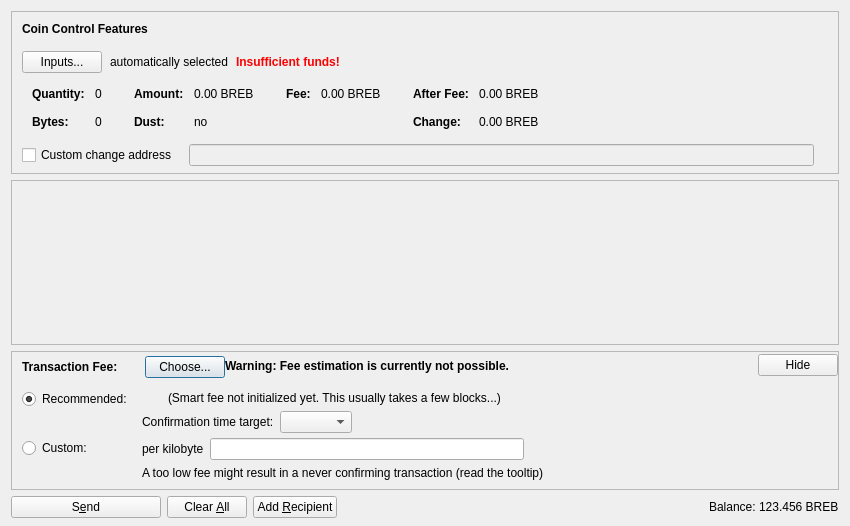
<?xml version="1.0" encoding="UTF-8"?>
<ui version="4.0">
 <class>SendCoinsDialog</class>
 <widget class="QDialog" name="SendCoinsDialog">
  <property name="geometry">
   <rect>
    <x>0</x>
    <y>0</y>
    <width>850</width>
    <height>526</height>
   </rect>
  </property>
  <property name="windowTitle">
   <string>Send Coins</string>
  </property>
  <layout class="QVBoxLayout" name="verticalLayout" stretch="0,1,0,0">
   <property name="bottomMargin">
    <number>8</number>
   </property>
   <item>
    <widget class="QFrame" name="frameCoinControl">
     <property name="sizePolicy">
      <sizepolicy hsizetype="Expanding" vsizetype="Expanding">
       <horstretch>0</horstretch>
       <verstretch>0</verstretch>
      </sizepolicy>
     </property>
     <property name="maximumSize">
      <size>
       <width>16777215</width>
       <height>16777215</height>
      </size>
     </property>
     <property name="frameShape">
      <enum>QFrame::StyledPanel</enum>
     </property>
     <property name="frameShadow">
      <enum>QFrame::Sunken</enum>
     </property>
     <layout class="QVBoxLayout" name="verticalLayoutCoinControl2">
      <property name="spacing">
       <number>0</number>
      </property>
      <property name="leftMargin">
       <number>0</number>
      </property>
      <property name="topMargin">
       <number>0</number>
      </property>
      <property name="rightMargin">
       <number>0</number>
      </property>
      <property name="bottomMargin">
       <number>6</number>
      </property>
      <item>
       <layout class="QVBoxLayout" name="verticalLayoutCoinControl" stretch="0,0,0,0,1">
        <property name="spacing">
         <number>0</number>
        </property>
        <property name="leftMargin">
         <number>10</number>
        </property>
        <property name="topMargin">
         <number>10</number>
        </property>
        <item>
         <layout class="QHBoxLayout" name="horizontalLayoutCoinControl1">
          <property name="bottomMargin">
           <number>15</number>
          </property>
          <item>
           <widget class="QLabel" name="labelCoinControlFeatures">
            <property name="sizePolicy">
             <sizepolicy hsizetype="Preferred" vsizetype="Maximum">
              <horstretch>0</horstretch>
              <verstretch>0</verstretch>
             </sizepolicy>
            </property>
            <property name="font">
             <font>
              <weight>75</weight>
              <bold>true</bold>
             </font>
            </property>
            <property name="styleSheet">
             <string notr="true">font-weight:bold;</string>
            </property>
            <property name="text">
             <string>Coin Control Features</string>
            </property>
           </widget>
          </item>
         </layout>
        </item>
        <item>
         <layout class="QHBoxLayout" name="horizontalLayoutCoinControl2" stretch="0,0,0,0">
          <property name="spacing">
           <number>8</number>
          </property>
          <property name="bottomMargin">
           <number>10</number>
          </property>
          <item>
           <widget class="QPushButton" name="pushButtonCoinControl">
            <property name="styleSheet">
             <string notr="true"/>
            </property>
            <property name="text">
             <string>Inputs...</string>
            </property>
            <property name="autoDefault">
             <bool>false</bool>
            </property>
           </widget>
          </item>
          <item>
           <widget class="QLabel" name="labelCoinControlAutomaticallySelected">
            <property name="text">
             <string>automatically selected</string>
            </property>
            <property name="margin">
             <number>5</number>
            </property>
           </widget>
          </item>
          <item>
           <widget class="QLabel" name="labelCoinControlInsuffFunds">
            <property name="font">
             <font>
              <weight>75</weight>
              <bold>true</bold>
             </font>
            </property>
            <property name="styleSheet">
             <string notr="true">color:red;font-weight:bold;</string>
            </property>
            <property name="text">
             <string>Insufficient funds!</string>
            </property>
            <property name="margin">
             <number>5</number>
            </property>
           </widget>
          </item>
          <item>
           <spacer name="horizontalSpacerCoinControl">
            <property name="orientation">
             <enum>Qt::Horizontal</enum>
            </property>
            <property name="sizeHint" stdset="0">
             <size>
              <width>40</width>
              <height>1</height>
             </size>
            </property>
           </spacer>
          </item>
         </layout>
        </item>
        <item>
         <widget class="QWidget" name="widgetCoinControl" native="true">
          <property name="sizePolicy">
           <sizepolicy hsizetype="Preferred" vsizetype="Preferred">
            <horstretch>0</horstretch>
            <verstretch>0</verstretch>
           </sizepolicy>
          </property>
          <property name="minimumSize">
           <size>
            <width>0</width>
            <height>0</height>
           </size>
          </property>
          <property name="styleSheet">
           <string notr="true"/>
          </property>
          <layout class="QHBoxLayout" name="horizontalLayoutCoinControl5">
           <property name="leftMargin">
            <number>0</number>
           </property>
           <property name="topMargin">
            <number>0</number>
           </property>
           <property name="rightMargin">
            <number>0</number>
           </property>
           <property name="bottomMargin">
            <number>0</number>
           </property>
           <item>
            <layout class="QHBoxLayout" name="horizontalLayoutCoinControl3" stretch="0,0,0,1">
             <property name="spacing">
              <number>20</number>
             </property>
             <property name="topMargin">
              <number>0</number>
             </property>
             <property name="bottomMargin">
              <number>10</number>
             </property>
             <item>
              <layout class="QFormLayout" name="formLayoutCoinControl1">
               <property name="horizontalSpacing">
                <number>10</number>
               </property>
               <property name="verticalSpacing">
                <number>14</number>
               </property>
               <property name="leftMargin">
                <number>10</number>
               </property>
               <property name="topMargin">
                <number>4</number>
               </property>
               <property name="rightMargin">
                <number>6</number>
               </property>
               <item row="0" column="0">
                <widget class="QLabel" name="labelCoinControlQuantityText">
                 <property name="font">
                  <font>
                   <weight>75</weight>
                   <bold>true</bold>
                  </font>
                 </property>
                 <property name="text">
                  <string>Quantity:</string>
                 </property>
                 <property name="margin">
                  <number>0</number>
                 </property>
                </widget>
               </item>
               <item row="0" column="1">
                <widget class="QLabel" name="labelCoinControlQuantity">
                 <property name="cursor">
                  <cursorShape>IBeamCursor</cursorShape>
                 </property>
                 <property name="contextMenuPolicy">
                  <enum>Qt::ActionsContextMenu</enum>
                 </property>
                 <property name="text">
                  <string notr="true">0</string>
                 </property>
                 <property name="margin">
                  <number>0</number>
                 </property>
                 <property name="textInteractionFlags">
                  <set>Qt::LinksAccessibleByMouse|Qt::TextSelectableByKeyboard|Qt::TextSelectableByMouse</set>
                 </property>
                </widget>
               </item>
               <item row="1" column="0">
                <widget class="QLabel" name="labelCoinControlBytesText">
                 <property name="font">
                  <font>
                   <weight>75</weight>
                   <bold>true</bold>
                  </font>
                 </property>
                 <property name="text">
                  <string>Bytes:</string>
                 </property>
                </widget>
               </item>
               <item row="1" column="1">
                <widget class="QLabel" name="labelCoinControlBytes">
                 <property name="cursor">
                  <cursorShape>IBeamCursor</cursorShape>
                 </property>
                 <property name="contextMenuPolicy">
                  <enum>Qt::ActionsContextMenu</enum>
                 </property>
                 <property name="text">
                  <string notr="true">0</string>
                 </property>
                 <property name="textInteractionFlags">
                  <set>Qt::LinksAccessibleByMouse|Qt::TextSelectableByKeyboard|Qt::TextSelectableByMouse</set>
                 </property>
                </widget>
               </item>
              </layout>
             </item>
             <item>
              <layout class="QFormLayout" name="formLayoutCoinControl2">
               <property name="horizontalSpacing">
                <number>10</number>
               </property>
               <property name="verticalSpacing">
                <number>14</number>
               </property>
               <property name="leftMargin">
                <number>6</number>
               </property>
               <property name="topMargin">
                <number>4</number>
               </property>
               <property name="rightMargin">
                <number>6</number>
               </property>
               <item row="0" column="0">
                <widget class="QLabel" name="labelCoinControlAmountText">
                 <property name="font">
                  <font>
                   <weight>75</weight>
                   <bold>true</bold>
                  </font>
                 </property>
                 <property name="text">
                  <string>Amount:</string>
                 </property>
                 <property name="margin">
                  <number>0</number>
                 </property>
                </widget>
               </item>
               <item row="0" column="1">
                <widget class="QLabel" name="labelCoinControlAmount">
                 <property name="cursor">
                  <cursorShape>IBeamCursor</cursorShape>
                 </property>
                 <property name="contextMenuPolicy">
                  <enum>Qt::ActionsContextMenu</enum>
                 </property>
                 <property name="text">
                  <string notr="true">0.00 BREB</string>
                 </property>
                 <property name="textInteractionFlags">
                  <set>Qt::LinksAccessibleByMouse|Qt::TextSelectableByKeyboard|Qt::TextSelectableByMouse</set>
                 </property>
                </widget>
               </item>
               <item row="1" column="0">
                <widget class="QLabel" name="labelCoinControlLowOutputText">
                 <property name="font">
                  <font>
                   <weight>75</weight>
                   <bold>true</bold>
                  </font>
                 </property>
                 <property name="text">
                  <string>Dust:</string>
                 </property>
                </widget>
               </item>
               <item row="1" column="1">
                <widget class="QLabel" name="labelCoinControlLowOutput">
                 <property name="cursor">
                  <cursorShape>IBeamCursor</cursorShape>
                 </property>
                 <property name="contextMenuPolicy">
                  <enum>Qt::ActionsContextMenu</enum>
                 </property>
                 <property name="text">
                  <string notr="true">no</string>
                 </property>
                 <property name="textInteractionFlags">
                  <set>Qt::LinksAccessibleByMouse|Qt::TextSelectableByKeyboard|Qt::TextSelectableByMouse</set>
                 </property>
                </widget>
               </item>
              </layout>
             </item>
             <item>
              <layout class="QFormLayout" name="formLayoutCoinControl3">
               <property name="horizontalSpacing">
                <number>10</number>
               </property>
               <property name="verticalSpacing">
                <number>14</number>
               </property>
               <property name="leftMargin">
                <number>6</number>
               </property>
               <property name="topMargin">
                <number>4</number>
               </property>
               <property name="rightMargin">
                <number>6</number>
               </property>
               <item row="0" column="0">
                <widget class="QLabel" name="labelCoinControlFeeText">
                 <property name="font">
                  <font>
                   <weight>75</weight>
                   <bold>true</bold>
                  </font>
                 </property>
                 <property name="text">
                  <string>Fee:</string>
                 </property>
                 <property name="margin">
                  <number>0</number>
                 </property>
                </widget>
               </item>
               <item row="0" column="1">
                <widget class="QLabel" name="labelCoinControlFee">
                 <property name="cursor">
                  <cursorShape>IBeamCursor</cursorShape>
                 </property>
                 <property name="contextMenuPolicy">
                  <enum>Qt::ActionsContextMenu</enum>
                 </property>
                 <property name="text">
                  <string notr="true">0.00 BREB</string>
                 </property>
                 <property name="textInteractionFlags">
                  <set>Qt::LinksAccessibleByMouse|Qt::TextSelectableByKeyboard|Qt::TextSelectableByMouse</set>
                 </property>
                </widget>
               </item>
              </layout>
             </item>
             <item>
              <layout class="QFormLayout" name="formLayoutCoinControl4">
               <property name="horizontalSpacing">
                <number>10</number>
               </property>
               <property name="verticalSpacing">
                <number>14</number>
               </property>
               <property name="leftMargin">
                <number>6</number>
               </property>
               <property name="topMargin">
                <number>4</number>
               </property>
               <property name="rightMargin">
                <number>6</number>
               </property>
               <item row="0" column="0">
                <widget class="QLabel" name="labelCoinControlAfterFeeText">
                 <property name="font">
                  <font>
                   <weight>75</weight>
                   <bold>true</bold>
                  </font>
                 </property>
                 <property name="text">
                  <string>After Fee:</string>
                 </property>
                 <property name="margin">
                  <number>0</number>
                 </property>
                </widget>
               </item>
               <item row="0" column="1">
                <widget class="QLabel" name="labelCoinControlAfterFee">
                 <property name="cursor">
                  <cursorShape>IBeamCursor</cursorShape>
                 </property>
                 <property name="contextMenuPolicy">
                  <enum>Qt::ActionsContextMenu</enum>
                 </property>
                 <property name="text">
                  <string notr="true">0.00 BREB</string>
                 </property>
                 <property name="textInteractionFlags">
                  <set>Qt::LinksAccessibleByMouse|Qt::TextSelectableByKeyboard|Qt::TextSelectableByMouse</set>
                 </property>
                </widget>
               </item>
               <item row="1" column="0">
                <widget class="QLabel" name="labelCoinControlChangeText">
                 <property name="font">
                  <font>
                   <weight>75</weight>
                   <bold>true</bold>
                  </font>
                 </property>
                 <property name="text">
                  <string>Change:</string>
                 </property>
                </widget>
               </item>
               <item row="1" column="1">
                <widget class="QLabel" name="labelCoinControlChange">
                 <property name="cursor">
                  <cursorShape>IBeamCursor</cursorShape>
                 </property>
                 <property name="contextMenuPolicy">
                  <enum>Qt::ActionsContextMenu</enum>
                 </property>
                 <property name="text">
                  <string notr="true">0.00 BREB</string>
                 </property>
                 <property name="textInteractionFlags">
                  <set>Qt::LinksAccessibleByMouse|Qt::TextSelectableByKeyboard|Qt::TextSelectableByMouse</set>
                 </property>
                </widget>
               </item>
              </layout>
             </item>
            </layout>
           </item>
          </layout>
         </widget>
        </item>
        <item>
         <layout class="QHBoxLayout" name="horizontalLayoutCoinControl4" stretch="0,0,0">
          <property name="spacing">
           <number>12</number>
          </property>
          <property name="sizeConstraint">
           <enum>QLayout::SetDefaultConstraint</enum>
          </property>
          <property name="topMargin">
           <number>5</number>
          </property>
          <property name="rightMargin">
           <number>5</number>
          </property>
          <item>
           <widget class="QCheckBox" name="checkBoxCoinControlChange">
            <property name="toolTip">
             <string>If this is activated, but the change address is empty or invalid, change will be sent to a newly generated address.</string>
            </property>
            <property name="text">
             <string>Custom change address</string>
            </property>
           </widget>
          </item>
          <item>
           <widget class="QValidatedLineEdit" name="lineEditCoinControlChange">
            <property name="enabled">
             <bool>false</bool>
            </property>
            <property name="sizePolicy">
             <sizepolicy hsizetype="Expanding" vsizetype="Fixed">
              <horstretch>0</horstretch>
              <verstretch>0</verstretch>
             </sizepolicy>
            </property>
           </widget>
          </item>
          <item>
           <widget class="QLabel" name="labelCoinControlChangeLabel">
            <property name="sizePolicy">
             <sizepolicy hsizetype="Preferred" vsizetype="Expanding">
              <horstretch>0</horstretch>
              <verstretch>0</verstretch>
             </sizepolicy>
            </property>
            <property name="minimumSize">
             <size>
              <width>0</width>
              <height>0</height>
             </size>
            </property>
            <property name="text">
             <string/>
            </property>
            <property name="margin">
             <number>3</number>
            </property>
           </widget>
          </item>
         </layout>
        </item>
        <item>
         <spacer name="verticalSpacerCoinControl">
          <property name="orientation">
           <enum>Qt::Vertical</enum>
          </property>
          <property name="sizeHint" stdset="0">
           <size>
            <width>800</width>
            <height>1</height>
           </size>
          </property>
         </spacer>
        </item>
       </layout>
      </item>
     </layout>
    </widget>
   </item>
   <item>
    <widget class="QScrollArea" name="scrollArea">
     <property name="widgetResizable">
      <bool>true</bool>
     </property>
     <widget class="QWidget" name="scrollAreaWidgetContents">
      <property name="geometry">
       <rect>
        <x>0</x>
        <y>0</y>
        <width>830</width>
        <height>104</height>
       </rect>
      </property>
      <layout class="QVBoxLayout" name="verticalLayout_2" stretch="0,1">
       <property name="leftMargin">
        <number>0</number>
       </property>
       <property name="topMargin">
        <number>0</number>
       </property>
       <property name="rightMargin">
        <number>0</number>
       </property>
       <property name="bottomMargin">
        <number>0</number>
       </property>
       <item>
        <layout class="QVBoxLayout" name="entries">
         <property name="spacing">
          <number>6</number>
         </property>
        </layout>
       </item>
       <item>
        <spacer name="verticalSpacer">
         <property name="orientation">
          <enum>Qt::Vertical</enum>
         </property>
         <property name="sizeHint" stdset="0">
          <size>
           <width>20</width>
           <height>40</height>
          </size>
         </property>
        </spacer>
       </item>
      </layout>
     </widget>
    </widget>
   </item>
   <item>
    <widget class="QFrame" name="frameFee">
     <property name="sizePolicy">
      <sizepolicy hsizetype="Expanding" vsizetype="Expanding">
       <horstretch>0</horstretch>
       <verstretch>0</verstretch>
      </sizepolicy>
     </property>
     <property name="maximumSize">
      <size>
       <width>16777215</width>
       <height>16777215</height>
      </size>
     </property>
     <property name="frameShape">
      <enum>QFrame::StyledPanel</enum>
     </property>
     <property name="frameShadow">
      <enum>QFrame::Sunken</enum>
     </property>
     <layout class="QVBoxLayout" name="verticalLayoutFee1">
      <property name="spacing">
       <number>0</number>
      </property>
      <property name="leftMargin">
       <number>0</number>
      </property>
      <property name="topMargin">
       <number>0</number>
      </property>
      <property name="rightMargin">
       <number>0</number>
      </property>
      <property name="bottomMargin">
       <number>0</number>
      </property>
      <item>
       <layout class="QVBoxLayout" name="verticalLayoutFee2" stretch="0,0,0">
        <property name="spacing">
         <number>0</number>
        </property>
        <property name="leftMargin">
         <number>10</number>
        </property>
        <property name="topMargin">
         <number>0</number>
        </property>
        <item>
         <layout class="QHBoxLayout" name="horizontalLayoutFee1">
          <property name="bottomMargin">
           <number>0</number>
          </property>
          <item>
           <layout class="QVBoxLayout" name="verticalLayoutFee7">
            <property name="spacing">
             <number>0</number>
            </property>
            <item>
             <spacer name="verticalSpacerSmartFee">
              <property name="orientation">
               <enum>Qt::Vertical</enum>
              </property>
              <property name="sizeType">
               <enum>QSizePolicy::Fixed</enum>
              </property>
              <property name="sizeHint" stdset="0">
               <size>
                <width>1</width>
                <height>4</height>
               </size>
              </property>
             </spacer>
            </item>
            <item>
             <layout class="QHBoxLayout" name="horizontalLayoutSmartFee">
              <property name="spacing">
               <number>10</number>
              </property>
              <item>
               <widget class="QLabel" name="labelFeeHeadline">
                <property name="sizePolicy">
                 <sizepolicy hsizetype="Preferred" vsizetype="Maximum">
                  <horstretch>0</horstretch>
                  <verstretch>0</verstretch>
                 </sizepolicy>
                </property>
                <property name="font">
                 <font>
                  <weight>75</weight>
                  <bold>true</bold>
                 </font>
                </property>
                <property name="styleSheet">
                 <string notr="true">font-weight:bold;</string>
                </property>
                <property name="text">
                 <string>Transaction Fee:</string>
                </property>
               </widget>
              </item>
              <item>
               <widget class="QLabel" name="labelFeeMinimized">
                <property name="text">
                 <string/>
                </property>
               </widget>
              </item>
              <item>
               <widget class="QPushButton" name="buttonChooseFee">
                <property name="text">
                 <string>Choose...</string>
                </property>
               </widget>
              </item>
             </layout>
            </item>
            <item>
             <spacer name="verticalSpacer_5">
              <property name="orientation">
               <enum>Qt::Vertical</enum>
              </property>
              <property name="sizeHint" stdset="0">
               <size>
                <width>1</width>
                <height>1</height>
               </size>
              </property>
             </spacer>
            </item>
           </layout>
          </item>
          <item>
           <widget class="QLabel" name="fallbackFeeWarningLabel">
            <property name="toolTip">
             <string>Using the fallbackfee can result in sending a transaction that will take several hours or days (or never) to confirm. Consider choosing your fee manually or wait until you have validated the complete chain.</string>
            </property>
            <property name="font">
            <font>
                <weight>75</weight>
                <bold>true</bold>
            </font>
            </property>
            <property name="text">
             <string>Warning: Fee estimation is currently not possible.</string>
            </property>
            <property name="wordWrap">
             <bool>false</bool>
            </property>
           </widget>
          </item>
          <item>
           <spacer name="horizontalSpacer_4">
            <property name="orientation">
             <enum>Qt::Horizontal</enum>
            </property>
            <property name="sizeType">
             <enum>QSizePolicy::MinimumExpanding</enum>
            </property>
            <property name="sizeHint" stdset="0">
             <size>
              <width>40</width>
              <height>20</height>
             </size>
            </property>
           </spacer>
          </item>
          <item>
           <widget class="QPushButton" name="buttonMinimizeFee">
            <property name="toolTip">
             <string>collapse fee-settings</string>
            </property>
            <property name="text">
             <string>Hide</string>
            </property>
           </widget>
          </item>
         </layout>
        </item>
        <item>
         <widget class="QFrame" name="frameFeeSelection">
          <layout class="QVBoxLayout" name="verticalLayoutFee12">
           <property name="spacing">
            <number>0</number>
           </property>
           <property name="leftMargin">
            <number>0</number>
           </property>
           <property name="topMargin">
            <number>0</number>
           </property>
           <property name="rightMargin">
            <number>0</number>
           </property>
           <property name="bottomMargin">
            <number>0</number>
           </property>
           <item>
            <layout class="QGridLayout" name="gridLayoutFee">
             <property name="topMargin">
              <number>10</number>
             </property>
             <property name="bottomMargin">
              <number>4</number>
             </property>
             <property name="horizontalSpacing">
              <number>10</number>
             </property>
             <property name="verticalSpacing">
              <number>4</number>
             </property>
             <item row="1" column="1">
              <layout class="QVBoxLayout" name="verticalLayoutFee8">
               <property name="spacing">
                <number>6</number>
               </property>
               <item>
                <layout class="QHBoxLayout" name="horizontalLayoutFee13">
                 <item>
                  <widget class="QLabel" name="labelCustomPerKilobyte">
                   <property name="toolTip">
                    <string>Specify a custom fee per kB (1,000 bytes) of the transaction's virtual size.

Note:  Since the fee is calculated on a per-byte basis, a fee of "100 satoshis per kB" for a transaction size of 500 bytes (half of 1 kB) would ultimately yield a fee of only 50 satoshis.</string>
                   </property>
                   <property name="text">
                    <string>per kilobyte</string>
                   </property>
                  </widget>
                 </item>
                 <item>
                  <widget class="BitcoinAmountField" name="customFee"/>
                 </item>
                 <item>
                  <spacer name="horizontalSpacer_6">
                   <property name="orientation">
                    <enum>Qt::Horizontal</enum>
                   </property>
                   <property name="sizeHint" stdset="0">
                    <size>
                     <width>1</width>
                     <height>1</height>
                    </size>
                   </property>
                  </spacer>
                 </item>
                </layout>
               </item>
               <item>
                <layout class="QHBoxLayout" name="horizontalLayoutFee8">
                 <item>
                  <widget class="QLabel" name="labelCustomFeeWarning">
                   <property name="enabled">
                    <bool>true</bool>
                   </property>
                   <property name="toolTip">
                    <string>When there is less transaction volume than space in the blocks, miners as well as relaying nodes may enforce a minimum fee. Paying only this minimum fee is just fine, but be aware that this can result in a never confirming transaction once there is more demand for brebcoin transactions than the network can process.</string>
                   </property>
                   <property name="text">
                    <string>A too low fee might result in a never confirming transaction (read the tooltip)</string>
                   </property>
                  </widget>
                 </item>
                 <item>
                  <spacer name="horizontalSpacer_2">
                   <property name="orientation">
                    <enum>Qt::Horizontal</enum>
                   </property>
                   <property name="sizeHint" stdset="0">
                    <size>
                     <width>1</width>
                     <height>1</height>
                    </size>
                   </property>
                  </spacer>
                 </item>
                </layout>
               </item>
              </layout>
             </item>
             <item row="0" column="0">
              <layout class="QVBoxLayout" name="verticalLayoutFee4" stretch="0,1">
               <item>
                <widget class="QRadioButton" name="radioSmartFee">
                 <property name="text">
                  <string>Recommended:</string>
                 </property>
                 <property name="checked">
                  <bool>true</bool>
                 </property>
                 <attribute name="buttonGroup">
                  <string notr="true">groupFee</string>
                 </attribute>
                </widget>
               </item>
               <item>
                <spacer name="verticalSpacer_2">
                 <property name="orientation">
                  <enum>Qt::Vertical</enum>
                 </property>
                 <property name="sizeHint" stdset="0">
                  <size>
                   <width>1</width>
                   <height>1</height>
                  </size>
                 </property>
                </spacer>
               </item>
              </layout>
             </item>
             <item row="1" column="0">
              <layout class="QVBoxLayout" name="verticalLayoutFee9" stretch="0,1">
               <item>
                <widget class="QRadioButton" name="radioCustomFee">
                 <property name="text">
                  <string>Custom:</string>
                 </property>
                 <attribute name="buttonGroup">
                  <string notr="true">groupFee</string>
                 </attribute>
                </widget>
               </item>
               <item>
                <spacer name="verticalSpacer_6">
                 <property name="orientation">
                  <enum>Qt::Vertical</enum>
                 </property>
                 <property name="sizeHint" stdset="0">
                  <size>
                   <width>1</width>
                   <height>1</height>
                  </size>
                 </property>
                </spacer>
               </item>
              </layout>
             </item>
             <item row="0" column="1">
              <layout class="QVBoxLayout" name="verticalLayoutFee3" stretch="0,0,1">
               <property name="spacing">
                <number>6</number>
               </property>
               <property name="topMargin">
                <number>2</number>
               </property>
               <item>
                <layout class="QHBoxLayout" name="horizontalLayoutFee12">
                 <item>
                  <widget class="QLabel" name="labelSmartFee">
                   <property name="text">
                    <string/>
                   </property>
                  </widget>
                 </item>
                 <item>
                  <widget class="QLabel" name="labelFeeEstimation">
                   <property name="text">
                    <string/>
                   </property>
                  </widget>
                 </item>
                 <item>
                  <widget class="QLabel" name="labelSmartFee2">
                   <property name="text">
                    <string>(Smart fee not initialized yet. This usually takes a few blocks...)</string>
                   </property>
                  </widget>
                 </item>
                 <item>
                  <spacer name="horizontalSpacer_5">
                   <property name="orientation">
                    <enum>Qt::Horizontal</enum>
                   </property>
                   <property name="sizeHint" stdset="0">
                    <size>
                     <width>1</width>
                     <height>1</height>
                    </size>
                   </property>
                  </spacer>
                 </item>
                </layout>
               </item>
               <item>
                <layout class="QHBoxLayout" name="horizontalLayoutFee9">
                 <item>
                  <layout class="QVBoxLayout" name="verticalLayoutFee6">
                   <item>
                    <widget class="QLabel" name="labelSmartFee3">
                     <property name="text">
                      <string>Confirmation time target:</string>
                     </property>
                    </widget>
                   </item>
                  </layout>
                 </item>
                 <item>
                  <layout class="QVBoxLayout" name="verticalLayoutFee5">
                   <property name="rightMargin">
                    <number>30</number>
                   </property>
                   <item>
                    <layout class="QHBoxLayout" name="horizontalLayoutConfTarget">
                     <property name="bottomMargin">
                      <number>0</number>
                     </property>
                     <item>
                      <widget class="QComboBox" name="confTargetSelector"/>
                     </item>
                     <item>
                      <spacer name="horizontalSpacerConfTarget">
                       <property name="orientation">
                        <enum>Qt::Horizontal</enum>
                       </property>
                       <property name="sizeHint" stdset="0">
                        <size>
                         <width>40</width>
                         <height>20</height>
                        </size>
                       </property>
                      </spacer>
                     </item>
                    </layout>
                   </item>
                  </layout>
                 </item>
                </layout>
               </item>
               <item>
                <spacer name="verticalSpacer_4">
                 <property name="orientation">
                  <enum>Qt::Vertical</enum>
                 </property>
                 <property name="sizeHint" stdset="0">
                  <size>
                   <width>1</width>
                   <height>1</height>
                  </size>
                 </property>
                </spacer>
               </item>
              </layout>
             </item>
            </layout>
           </item>
          </layout>
         </widget>
        </item>
        <item>
         <spacer name="verticalSpacerFee">
          <property name="orientation">
           <enum>Qt::Vertical</enum>
          </property>
          <property name="sizeHint" stdset="0">
           <size>
            <width>40</width>
            <height>5</height>
           </size>
          </property>
         </spacer>
        </item>
       </layout>
      </item>
     </layout>
    </widget>
   </item>
   <item>
    <layout class="QHBoxLayout" name="horizontalLayout">
     <item>
      <widget class="QPushButton" name="sendButton">
       <property name="minimumSize">
        <size>
         <width>150</width>
         <height>0</height>
        </size>
       </property>
       <property name="toolTip">
        <string>Confirm the send action</string>
       </property>
       <property name="text">
        <string>S&amp;end</string>
       </property>
       <property name="icon">
        <iconset resource="../bitcoin.qrc">
         <normaloff>:/icons/send</normaloff>:/icons/send</iconset>
       </property>
       <property name="autoDefault">
        <bool>false</bool>
       </property>
       <property name="default">
        <bool>false</bool>
       </property>
      </widget>
     </item>
     <item>
      <widget class="QPushButton" name="clearButton">
       <property name="sizePolicy">
        <sizepolicy hsizetype="Minimum" vsizetype="Fixed">
         <horstretch>0</horstretch>
         <verstretch>0</verstretch>
        </sizepolicy>
       </property>
       <property name="toolTip">
        <string>Clear all fields of the form.</string>
       </property>
       <property name="text">
        <string>Clear &amp;All</string>
       </property>
       <property name="icon">
        <iconset resource="../bitcoin.qrc">
         <normaloff>:/icons/remove</normaloff>:/icons/remove</iconset>
       </property>
       <property name="autoDefault">
        <bool>false</bool>
       </property>
      </widget>
     </item>
     <item>
      <widget class="QPushButton" name="addButton">
       <property name="toolTip">
        <string>Send to multiple recipients at once</string>
       </property>
       <property name="text">
        <string>Add &amp;Recipient</string>
       </property>
       <property name="icon">
        <iconset resource="../bitcoin.qrc">
         <normaloff>:/icons/add</normaloff>:/icons/add</iconset>
       </property>
       <property name="autoDefault">
        <bool>false</bool>
       </property>
      </widget>
     </item>
     <item>
      <spacer name="horizontalSpacer">
       <property name="orientation">
        <enum>Qt::Horizontal</enum>
       </property>
       <property name="sizeHint" stdset="0">
        <size>
         <width>40</width>
         <height>20</height>
        </size>
       </property>
      </spacer>
     </item>
     <item>
      <layout class="QHBoxLayout" name="horizontalLayout_2">
       <property name="spacing">
        <number>3</number>
       </property>
       <item>
        <widget class="QLabel" name="label">
         <property name="sizePolicy">
          <sizepolicy hsizetype="Preferred" vsizetype="Fixed">
           <horstretch>0</horstretch>
           <verstretch>0</verstretch>
          </sizepolicy>
         </property>
         <property name="text">
          <string>Balance:</string>
         </property>
        </widget>
       </item>
       <item>
        <widget class="QLabel" name="labelBalance">
         <property name="sizePolicy">
          <sizepolicy hsizetype="Preferred" vsizetype="Fixed">
           <horstretch>0</horstretch>
           <verstretch>0</verstretch>
          </sizepolicy>
         </property>
         <property name="cursor">
          <cursorShape>IBeamCursor</cursorShape>
         </property>
         <property name="text">
          <string notr="true">123.456 BREB</string>
         </property>
         <property name="textInteractionFlags">
          <set>Qt::LinksAccessibleByMouse|Qt::TextSelectableByKeyboard|Qt::TextSelectableByMouse</set>
         </property>
        </widget>
       </item>
      </layout>
     </item>
    </layout>
   </item>
  </layout>
 </widget>
 <customwidgets>
  <customwidget>
   <class>QValidatedLineEdit</class>
   <extends>QLineEdit</extends>
   <header>qt/qvalidatedlineedit.h</header>
  </customwidget>
  <customwidget>
   <class>BitcoinAmountField</class>
   <extends>QLineEdit</extends>
   <header>qt/bitcoinamountfield.h</header>
   <container>1</container>
  </customwidget>
 </customwidgets>
 <resources>
  <include location="../bitcoin.qrc"/>
 </resources>
 <connections/>
 <buttongroups>
  <buttongroup name="groupFee"/>
 </buttongroups>
</ui>
